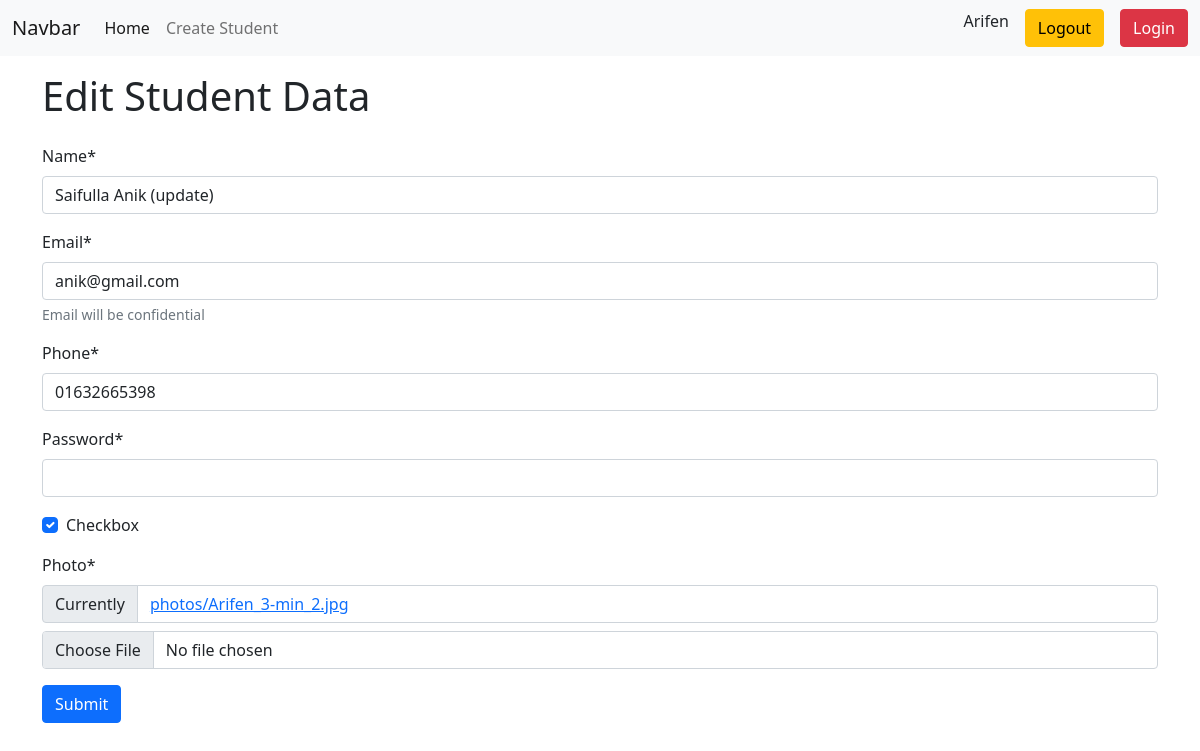
Page /edit/2 (signed in) on the committed database.
### student/models.py (models this page shows, shortened)
class Student(models.Model):
    name = models.CharField(max_length=200)
    email = models.EmailField()
    phone = models.CharField(max_length=50)
    password = models.CharField(max_length=150)
    checkbox = models.BooleanField()
    photo = models.ImageField(upload_to=student_directory_name,default=None,null=True)

### student/views.py (the view, shortened to what this page needs)
# urls.py: path('edit/<int:id>',views.updateStudentData.as_view(), name="update_student"), #class based view
class updateStudentData(UpdateView):
    form_class = forms.StudentForm
    model = models.Student
    template_name = 'student/create_student.html'
    success_url = reverse_lazy('home')
    pk_url_kwarg = 'id'
    def get_context_data(self, **kwargs):
        context = super(). get_context_data(**kwargs)
        context['edit'] = True
        return context

### student/forms.py
class StudentForm(forms.ModelForm):
    password = forms.CharField(widget=forms.PasswordInput())
    class Meta:
        model = models.Student
        fields = '__all__'
        labels = {
            'name': "Full name",
            'photo':"Upload your photo",
        },
        help_texts = {
            'email':"Email will be confidential",
        }

### student/templates/student/create_student.html (shortened to what this page needs)
{% extends "base.html" %}
{%load crispy_forms_tags %}
{% block content %}
{% if edit %}
<h1 class="py-3 container">Edit Student Data</h1>
{% else %}
<h1 class="py-3 container">Create New Student</h1>
{% endif %}
<form class="container" method="post" enctype="multipart/form-data" novalidate>
    {{form | crispy}}
    <button type="submit" class="btn btn-primary">Submit</button>
</form>
{% endblock %}

### templates/base.html (shortened to what this page needs)
{%load crispy_forms_tags %}
<!doctype html>
<html lang="en">
<head>
    <link href="https://cdn.jsdelivr.net/npm/bootstrap@5.0.2/dist/css/bootstrap.min.css" rel="stylesheet"
>
</head>
<body>
    <nav class="navbar navbar-expand-lg navbar-light bg-light">
        <div class="container-fluid">
            <a class="navbar-brand" href="#">Navbar</a>
            <div class="collapse navbar-collapse" id="navbarSupportedContent">
                <ul class="navbar-nav me-auto mb-2 mb-lg-0">
                    <li class="nav-item">
                        <a class="nav-link active" aria-current="page" href="{% url 'home' %}">Home</a>
                    </li>
                    <li class="nav-item">
                        <a class="nav-link" href="{% url 'create_student' %}">Create Student</a>
                    </li>
                </ul>
                {% if user.is_authenticated  %}
                <div class="d-flex">
                    <span>{{ user.username }}</span>
                    <a href="{% url 'signup' %}" class="btn btn-warning mx-3">
                        Logout
                    </a>
                    <a href="{% url 'user_login' %}" class="btn btn-danger">
                        Login
                    </a>
                </div>
                {% endif %}
            </div>
        </div>
    </nav>
    {% block content %}
    {% endblock %}
</body>
</html>

### rows in the picture
Student: name "Saifulla Anik (update)", email "anik@gmail.com", phone "01632665398", checkbox "☑"

### other values in the picture
{{ user.username }} "Arifen"
